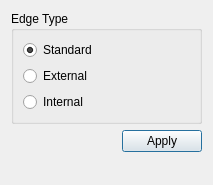
<?xml version="1.0" encoding="UTF-8"?>
<ui version="4.0">
 <class>MophoEdgeDialog</class>
 <widget class="QDialog" name="MophoEdgeDialog">
  <property name="geometry">
   <rect>
    <x>0</x>
    <y>0</y>
    <width>213</width>
    <height>185</height>
   </rect>
  </property>
  <property name="sizePolicy">
   <sizepolicy hsizetype="Fixed" vsizetype="Fixed">
    <horstretch>0</horstretch>
    <verstretch>0</verstretch>
   </sizepolicy>
  </property>
  <property name="windowTitle">
   <string>Dialog</string>
  </property>
  <layout class="QVBoxLayout" name="verticalLayout">
   <item>
    <widget class="QGroupBox" name="groupBox">
     <property name="title">
      <string>Edge Type</string>
     </property>
     <layout class="QVBoxLayout" name="verticalLayout_2">
      <item>
       <widget class="QRadioButton" name="standardButton">
        <property name="text">
         <string>Standard</string>
        </property>
        <property name="checked">
         <bool>true</bool>
        </property>
       </widget>
      </item>
      <item>
       <widget class="QRadioButton" name="externalButton">
        <property name="text">
         <string>External</string>
        </property>
       </widget>
      </item>
      <item>
       <widget class="QRadioButton" name="internalButton">
        <property name="text">
         <string>Internal</string>
        </property>
       </widget>
      </item>
     </layout>
    </widget>
   </item>
   <item>
    <widget class="QWidget" name="widget" native="true">
     <layout class="QHBoxLayout" name="horizontalLayout">
      <property name="margin">
       <number>0</number>
      </property>
      <item>
       <spacer name="horizontalSpacer">
        <property name="orientation">
         <enum>Qt::Horizontal</enum>
        </property>
        <property name="sizeHint" stdset="0">
         <size>
          <width>40</width>
          <height>20</height>
         </size>
        </property>
       </spacer>
      </item>
      <item>
       <widget class="QPushButton" name="applyButton">
        <property name="text">
         <string>Apply</string>
        </property>
       </widget>
      </item>
     </layout>
    </widget>
   </item>
   <item>
    <spacer name="verticalSpacer">
     <property name="orientation">
      <enum>Qt::Vertical</enum>
     </property>
     <property name="sizeHint" stdset="0">
      <size>
       <width>20</width>
       <height>40</height>
      </size>
     </property>
    </spacer>
   </item>
  </layout>
 </widget>
 <resources/>
 <connections/>
</ui>
